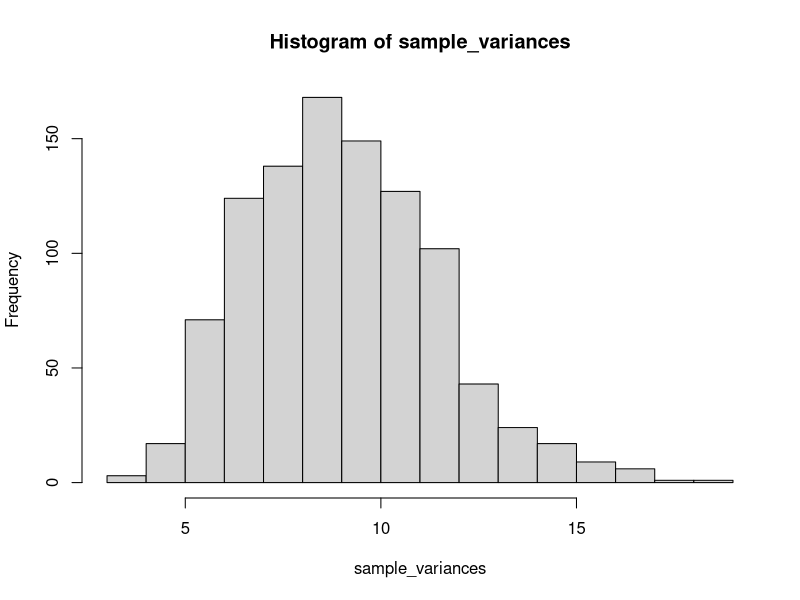
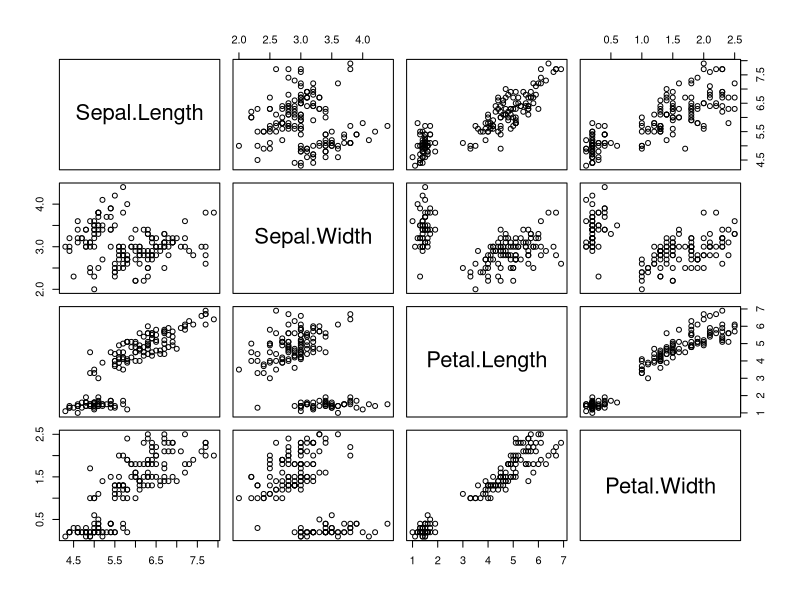
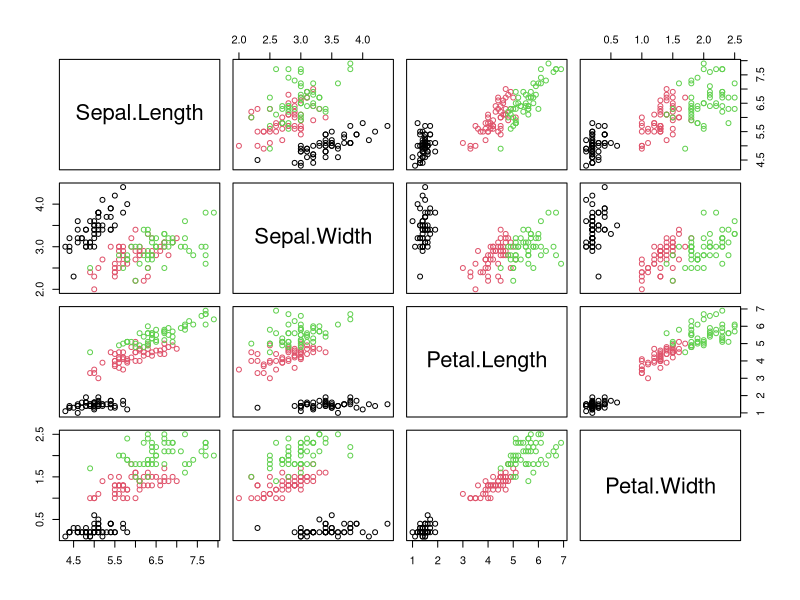

Here is the R script that generated these plots, in order:
## ---- chunk 1
momentData <- c(87, 54, 93, 62, 25, 99, 83, 36, 25, 38, 86, 18, 96, 95, 64, 47, 63, 85, 91, 73, 32, 52, 69, 30, 87)

meanData <- mean(momentData)

first <- mean((momentData - meanData)^1)
second <- mean((momentData - meanData)^2)
third <- mean((momentData - meanData)^3)

print(first)
print(second)
print(third)

## ---- chunk 2
momentData <- c(87, 54, 93, 62, 25, 99, 83, 36, 25, 38, 86, 18, 96, 95, 64, 47, 63, 85, 91, 73, 32, 52, 69, 30, 87)

sample_var <- var(momentData)

print("Sample Variance s^2 and population variance are equal:")
print(sample_var)


## ---- chunk 3

#P(A|B) = P(A AND B) / P(B)
#B: W is a perfect square
#A: probability of a specific perfect square

all_values <- 1:50
sum_of_all_squares <- sum((all_values)^2)
all_probs_of_W <- (all_values^2) / sum((1:50)^2)

perfect_squares <- c(1, 4, 9, 16, 25, 36, 49)
prob_b <- sum(all_probs_of_W[perfect_squares])

print("probs of W sum up to 1:")
print(sum(all_probs_of_W))

conditional_probs <- all_probs_of_W[perfect_squares] / prob_b

print("conditional probs sum up to 1:")
print(sum(conditional_probs))

expected_value <- sum(perfect_squares * conditional_probs)

print("expectted value:")
print(expected_value)

## ---- chunk 4
sample_variances <- rep(0,1000)

for (i in 1:1000) {
  sample_data <- rnorm(30, mean = 0, sd = 3)
  sample_variances[i] <- var(sample_data)
}

hist(sample_variances)


## ---- chunk 5
covariance <- cov(iris[, 1:4])
print(covariance)
## ---- chunk 6
correlation <- cor(iris[, 1:4])
print(correlation)
## ---- chunk 7
pairs(iris[, 1:4])
## ---- chunk 8
pairs(iris[, 1:4],  col=iris$Species)
